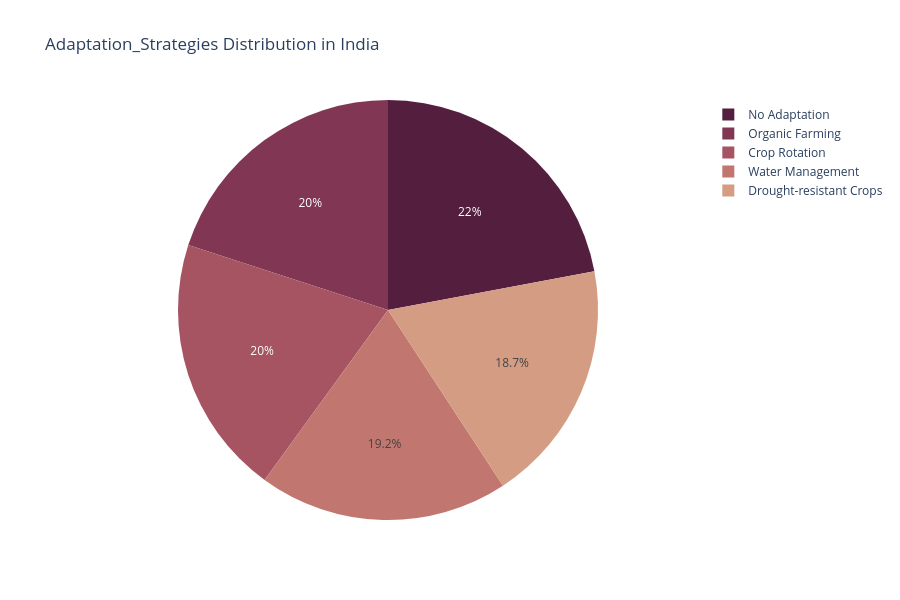

This figure's notebook cell:
### Code cell
df2 = df1['Adaptation_Strategies'].value_counts().reset_index(name='Counts')

fig = px.pie(df2,
            names='Adaptation_Strategies',
            values='Counts',
            title='Adaptation_Strategies Distribution in India',
            color_discrete_sequence=px.colors.sequential.Brwnyl_r)
# Increase the figure size
fig.update_layout(
    width=900,    # Width in pixels
    height=600    # Height in pixels
)
# Show the figure
fig.show()

### Figure 1 — Plotly figure (JSON) as saved in the notebook; plotly's stock layout.template omitted (floating-point values rounded to 4 significant figures)
{"data": [{"domain": {"x": [0, 1], "y": [0, 1]}, "hovertemplate": "Adaptation_Strategies=%{label}<br>Counts=%{value}<extra></extra>", "labels": ["No Adaptation", "Organic Farming", "Crop Rotation", "Water Management", "Drought-resistant Crops"], "legendgroup": "", "name": "", "showlegend": true, "type": "pie", "values": [226, 205, 205, 197, 192]}], "layout": {"height": 600, "legend": {"tracegroupgap": 0}, "piecolorway": ["rgb(84, 31, 63)", "rgb(129, 55, 83)", "rgb(166, 84, 97)", "rgb(193, 118, 111)", "rgb(211, 156, 131)", "rgb(224, 194, 162)", "rgb(237, 229, 207)"], "title": {"text": "Adaptation_Strategies Distribution in India"}, "width": 900}}
